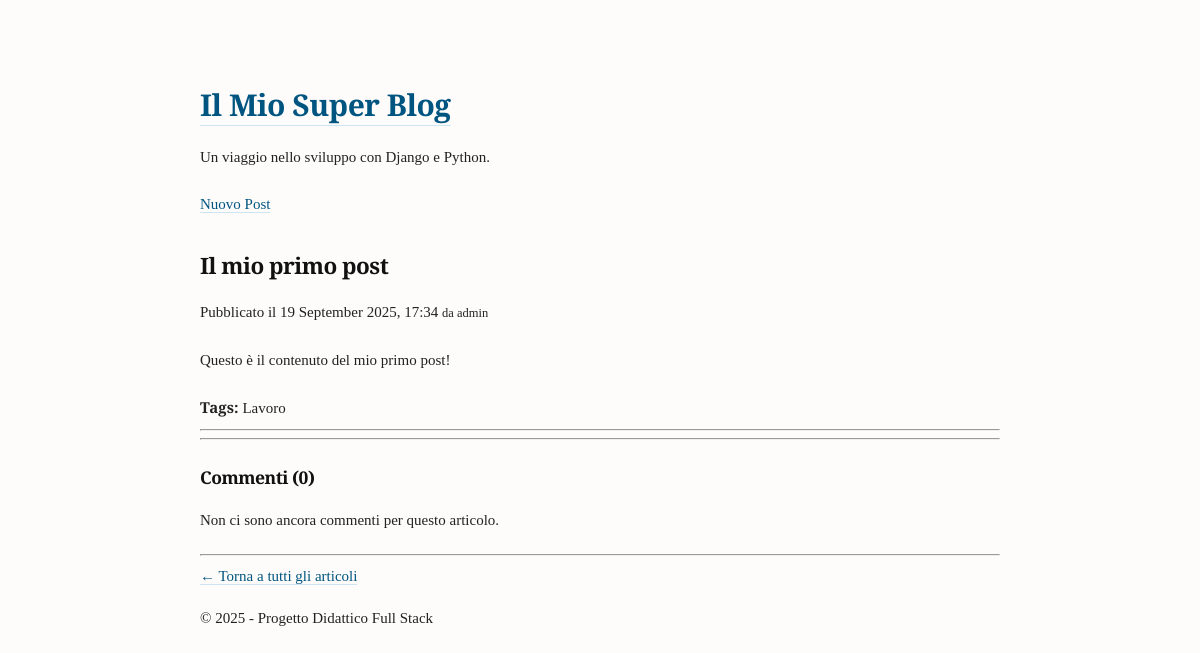
Before: /post/1/ with the older database file.
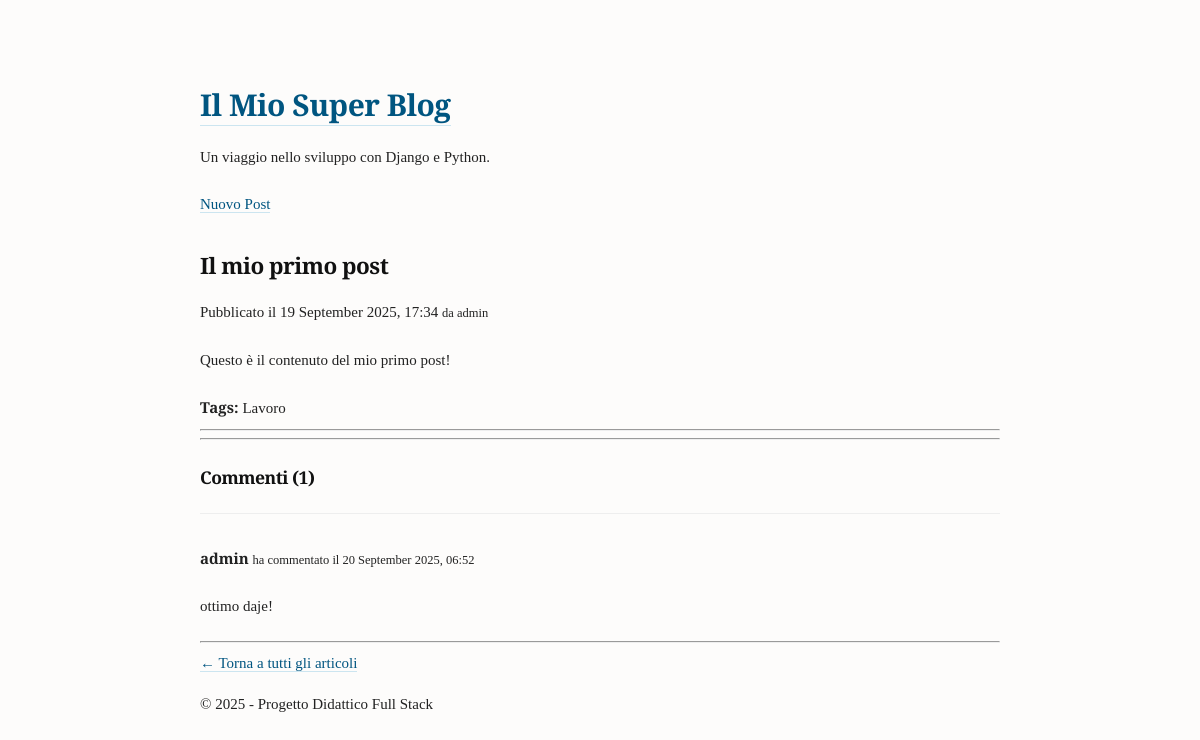
After: the same page with the newer database file.
### blog/models.py (models this page shows, shortened)
class Tag(models.Model):
    name = models.CharField(max_length=50, unique=True)

class Post(models.Model):
    title = models.CharField(max_length=200)
    content = models.TextField()
    author = models.ForeignKey(
        get_user_model(),
        on_delete=models.CASCADE,
        related_name='posts'
    )
    tags = models.ManyToManyField(Tag, blank=True)
    created_at = models.DateTimeField(auto_now_add=True)
    updated_at = models.DateTimeField(auto_now=True)
    filter_horizontal = ('tags',)

class Comment(models.Model):
    post = models.ForeignKey(Post, on_delete=models.CASCADE, related_name='comments')
    author = models.CharField(max_length=100)
    text = models.TextField()
    created_at = models.DateTimeField(auto_now_add=True)

### blog/views.py (the view)
# urls.py: path('post/<int:pk>/', post_detail_view, name='post_detail'),
def post_detail_view(request, pk):
    post = get_object_or_404(Post, pk=pk)
    context = {
        'post': post,
    }
    return render(request, "blog/post_detail.html", context)

### templates/blog/post_detail.html (shortened to what this page needs)
{% extends "base.html" %}
{% block content %}
    <article class="post-full">
        <h2 class="post-title">{{ post.title }}</h2>
        <p class="post-meta">
            Pubblicato il {{ post.created_at|date:"d F Y, H:i" }} <small>da {{ post.author }}</small>
        </p>
        <div class="post-content">
            {{ post.content|linebreaks }}
        </div>
        <div class="tags">
            <strong>Tags:</strong>
            {% for tag in post.tags.all %}
                <span class="tag">{{ tag.name }}</span>
            {% empty %}
                Nessun tag.
            {% endfor %}
        </div>
    </article>
    <hr>
      <hr>
    <section class="comments-section">
        <h3>Commenti ({{ post.comments.count }})</h3>
        {% for comment in post.comments.all %}
            <div class="comment" style="margin-top: 1.5rem; border-top: 1px solid #eee; padding-top: 1rem;">
                <p class="comment-meta">
                    <strong>{{ comment.author }}</strong>
                    <small class="text-muted">ha commentato il {{ comment.created_at|date:"d F Y, H:i" }}</small>
                </p>
                <div class="comment-text">
                    {{ comment.text|linebreaks }}
                </div>
            </div>
        {% empty %}
            <p style="margin-top: 1rem;">Non ci sono ancora commenti per questo articolo.</p>
        {% endfor %}
    </section>
    <hr>
    <a href="{% url 'blog:post_list' %}">&larr; Torna a tutti gli articoli</a>
{% endblock content %}

Changed rows visible on the page:
computed for Post "Il mio primo post": comments.count "0" → "1"
added Comment: author "admin", created_at "20 September 2025, 06:52", text "ottimo daje!"
Other visible differences:
text no longer shown: "Non ci sono ancora commenti per questo articolo."
